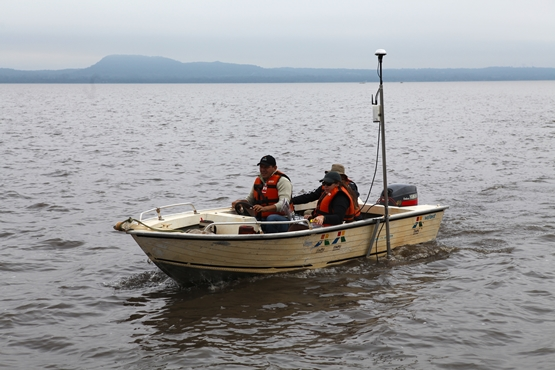
#> input picture img/IMG_6830.jpeg, 555 x 370 px, found by its file name; its folder holds 5 pictures in this run
$ python horizonte_mar_rojo_cielo_azul.py
#> lines starting #> are read from the running program, lines starting #| are printed output that depends on the picture; after the words box and inside, x2 and y2 are one past the last pixel; in counts of white or black regions, pixels touching at a corner belong together
#> in detect_horizon, image is the input picture: shape (370, 555, 3); mean B, G, R 158.2, 156.5, 156.6
import cv2
import numpy as np
from os.path import abspath,dirname,join
from sys import argv

def detectar_horizonte(image):
    """ Halla la línea del horizonte a través de las colisiones de dos gradientes de color.

    ### Args:
        image (Image): Imagen de el agua

    ### Returns:
        image, transition_index: retorna la imagen dibujada con la línea del horizonte y la línea completa del horizonte
    """

    # Filtros normales
    gray = cv2.cvtColor(image, cv2.COLOR_BGR2GRAY)
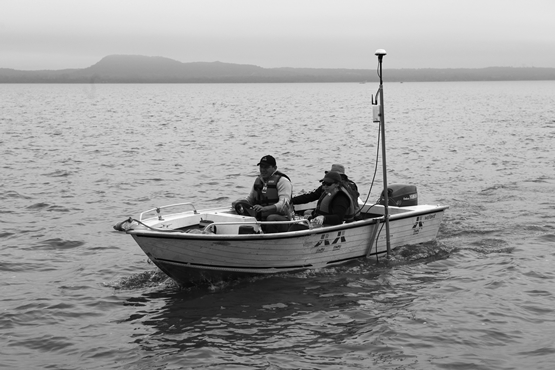
#> gray: shape (370, 555); min 0, max 254, mean 156.7
    blurred_image = cv2.GaussianBlur(gray, (5, 5), 0)
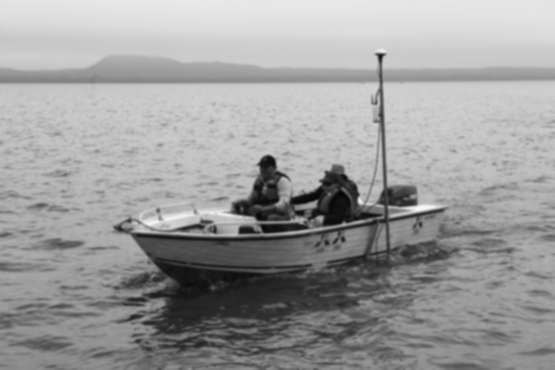
#> blurred_image: shape (370, 555); min 5, max 248, mean 156.7
    gradient = np.gradient(blurred_image, axis=0)
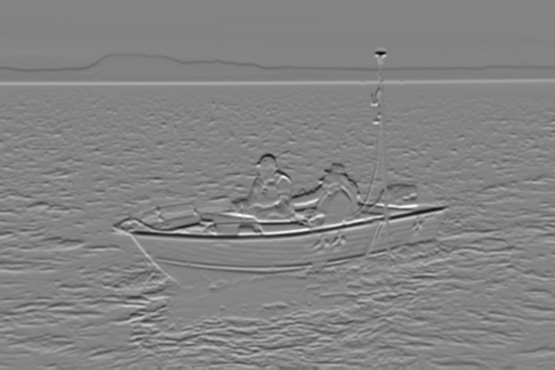
#> gradient: shape (370, 555) float64; min -69.5, max 64, mean -0.3; drawn with min black and max white
    smoothed_gradient = np.convolve(np.mean(gradient, axis=1), np.ones(15)/15, mode='same')
#> smoothed_gradient = 370 values, max 3.91 at index 86, min -3.24 at index 71, mean -0.286

    # Encontrar el punto de transición más significativo y dibujar la línea de horizonte
    transition_index = np.argmax(np.abs(smoothed_gradient))
#> transition_index = 86
    if transition_index is not None:
        cv2.line(image, (0, transition_index), (image.shape[1], transition_index), (0, 255, 0), thickness=2)
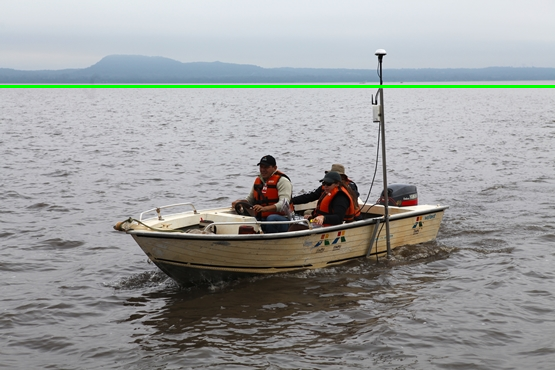
#> image: shape (370, 555, 3); 0.81% of pixels changed, all inside (x1, y1, x2, y2) = (0, 85, 555, 88)

    return image, transition_index

def detect_horizon(image_path):
    # Cargar la imagen
    image = cv2.imread(image_path)

    # Verificar si la imagen se ha cargado correctamente
    if image is None:
        raise ValueError("La imagen no se pudo cargar. Verifica la ruta del archivo y asegúrate de que el archivo exista.")

    # Detectar el horizonte
    horizonte_image, horizon_y = detectar_horizonte(image)
#> horizon_y = 86

    # Mostrar la imagen con el horizonte detectado
    resized_image = cv2.resize(horizonte_image, (600, 600))  # Aumentar el tamaño para mejor visualización
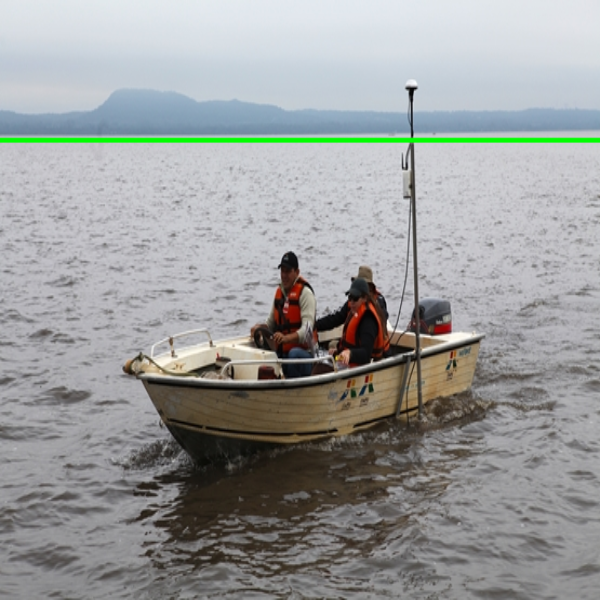
#> resized_image: shape (600, 600, 3); mean B, G, R 156.5, 156.8, 154.9
    cv2.imshow('Horizon Detection', resized_image)
    cv2.waitKey(0)
    cv2.destroyAllWindows()

if __name__ == "__main__":
    # Ruta a la imagen
    if len(argv)>1:
        filename = join(dirname(dirname(abspath(__file__))),f"img/{argv[1]}")
    else:
        filename = join(dirname(dirname(abspath(__file__))),"img/IMG_6830.jpeg")

    # image_path = "C:/Users/lichi/Desktop/Tesis/detector-obstaculos-logica-difusa/img/ruta-vista-inclinada-que-cruza-horizonte.jpg"
    detect_horizon(filename)
